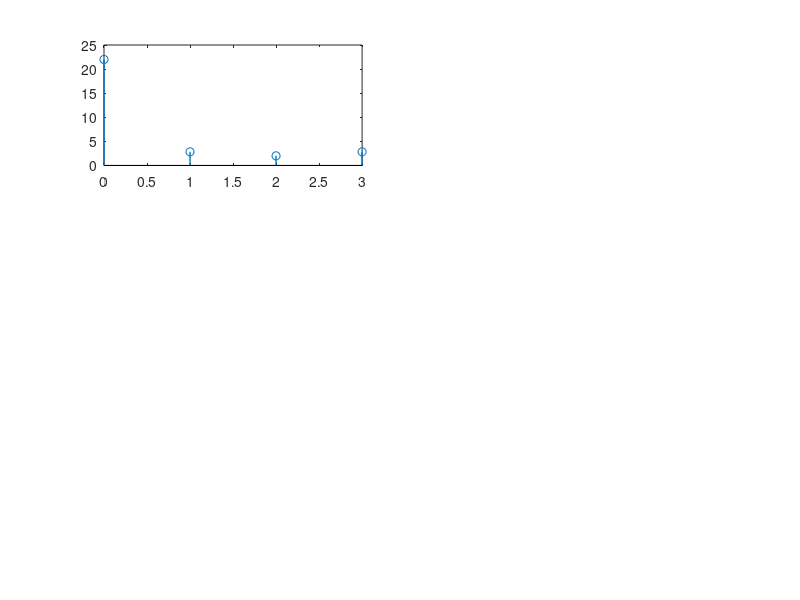

Reproduce this figure in MATLAB. (Note: this script raises an error after producing the figure.)
clear all;
close all;
clc;

widthOfLine = 1;

% sequence = input("Enter the sequence x(n): ");
% m = input("Enter the value (m) to be shifted: ");


sequence = [4 5 6 7];
m = 1;

N = length(sequence);

n = 1:N;
k = n;

x(n) = sequence;

X(k) = fft(x);

x1(n) = x.*exp(i*2*pi*m*(n-1)/N);
X1(k) = fft(x1(n));

X2(k) = circshift(X, m);

disp("DFT of x(n) is: ");
disp(X);

disp("Circularly Shifted X(l-k)N: ");
disp(X2);

disp("DFT of x(n)*e^(j*2*pi*m*n/N) is: ");
disp(X1);

xAxis = 0:N-1;


subplot(3, 2, 1);
localY = abs(X);
stem(xAxis, localY, "lineWidth", widthOfLine);
setAxisLimits(axis);
setPlotAttributes("k \rightarrow", "Amplitude", "DFT of $$ x(n) \rightarrow X(k) $$");
for index = xAxis
    localY1 = localY(index + 1);
    text(index, localY1, strcat("\leftarrow", num2str(round(localY1, 1))));
end

subplot(3, 2, 2);
localY = angle(round(X,5))*180/pi;
stem(xAxis, localY, "lineWidth", widthOfLine);
setAxisLimits(axis);
setPlotAttributes("k \rightarrow", "Phase (°)", "DFT of $$ x(n) \rightarrow X(k) $$");
for index = xAxis
    localY1 = localY(index + 1);
    text(index, localY1, strcat("\leftarrow", num2str(round(localY1, 1))));
end


subplot(3, 2, 3);
localY = abs(X1);
stem(xAxis, localY, "lineWidth", widthOfLine);
setAxisLimits(axis);
setPlotAttributes("k \rightarrow", "Amplitude", "Circularly Shifted DFT signal by $$ m \rightarrow X(m-k)_N $$");
for index = xAxis
    localY1 = localY(index + 1);
    text(index, localY1, strcat("\leftarrow", num2str(round(localY1, 1))));
end

subplot(3, 2, 4);
localY = angle(round(X1,5))*180/pi;
stem(xAxis, localY, "lineWidth", widthOfLine);
setAxisLimits(axis);
setPlotAttributes("k \rightarrow", "Phase (°)", "Circularly Shifted DFT signal by $$ m \rightarrow X(m-k)_N $$");
for index = xAxis
    localY1 = localY(index + 1);
    text(index, localY1, strcat("\leftarrow", num2str(round(localY1, 1))));
end

subplot(3, 2, 5);
localY = abs(X2);
stem(xAxis, localY, "lineWidth", widthOfLine);
setAxisLimits(axis);
setPlotAttributes("k \rightarrow", "Amplitude", "DFT of $$ x(n)*e^(j*2*pi*m*n/N) \rightarrow X(m-k)_N $$");
for index = xAxis
    localY1 = localY(index + 1);
    text(index, localY1, strcat("\leftarrow", num2str(round(localY1, 1))));
end

subplot(3, 2, 6);
localY = angle(round(X2,5))*180/pi;
stem(xAxis, localY, "lineWidth", widthOfLine);
setAxisLimits(axis);
setPlotAttributes("k \rightarrow", "Phase (°)", "DFT of $$ x(n)*e^{(j*2*pi*m*n/N)} \rightarrow X(m-k)_N $$");
for index = xAxis
    localY1 = localY(index + 1);
    text(index, localY1, strcat("\leftarrow", num2str(round(localY1, 1))));
end